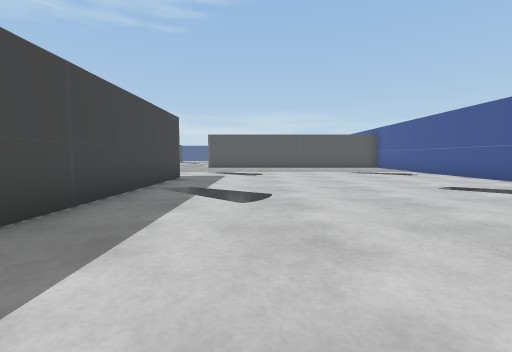
View 1 (above)

24 first-person views from a walk through a 3-D level made in the Unity game engine. The camera is 0.64 m above the floor, tilts 4° down and sees 85° across. The floor is counted in squares, 1 m on a side. Each view is taken from the middle of a square. On the plan, view 1 faces up. The plan holds only what a view shows up to about 9 squares ahead; the rest is blank. The place goes on beyond the plan. The player is left out. Some surface patterns are stand-ins.

View 2
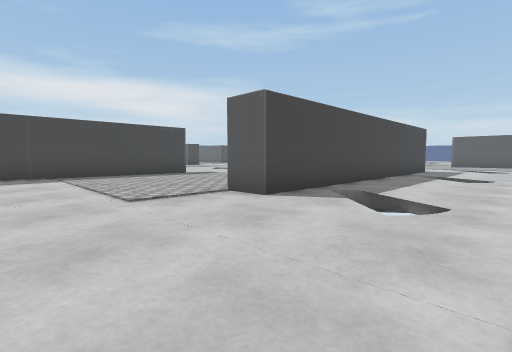

View 3
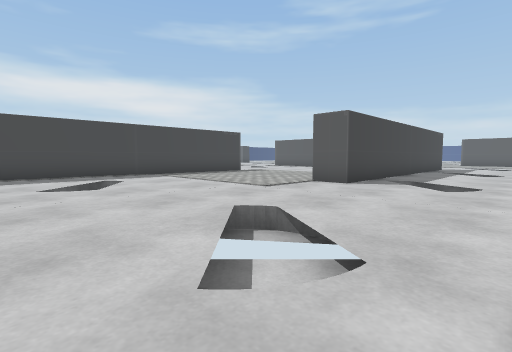

View 4
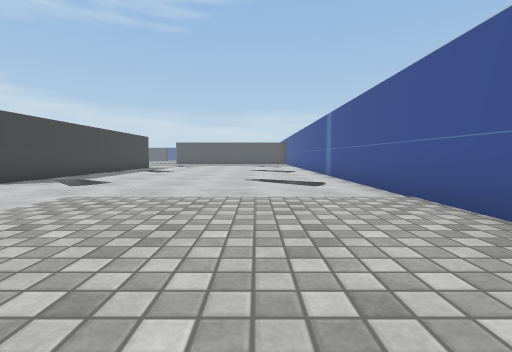

View 5
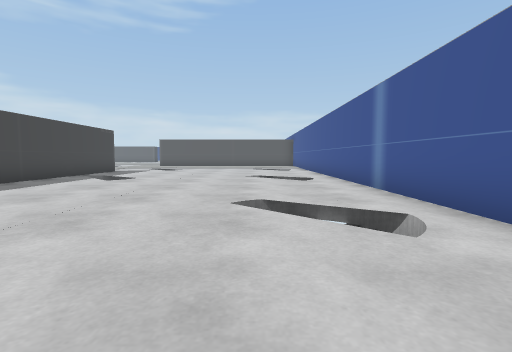

View 6
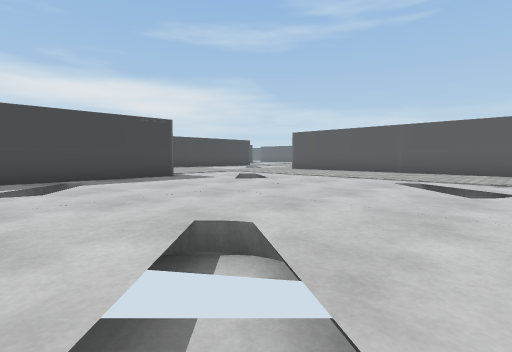

View 7
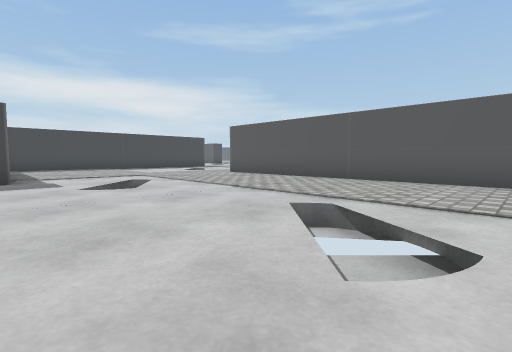

View 8
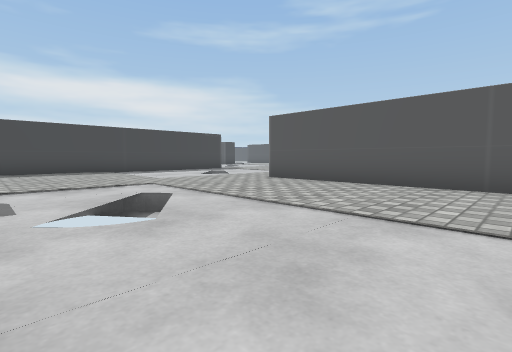

View 9
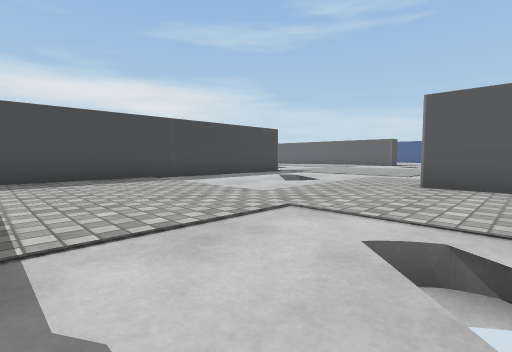

View 10
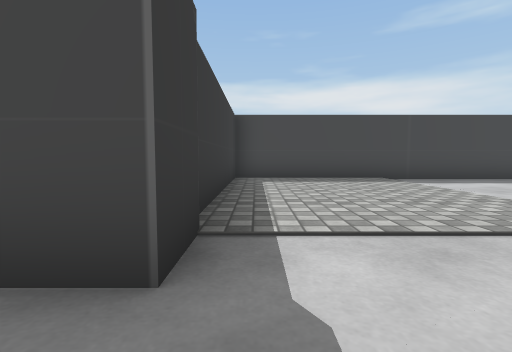

View 11
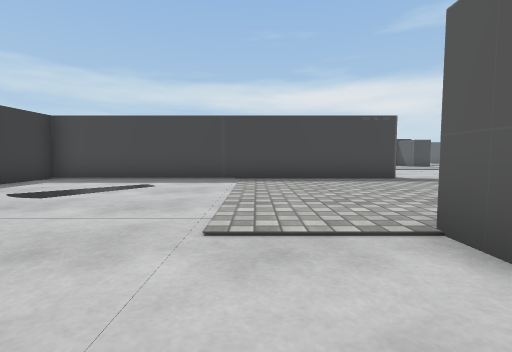

View 12
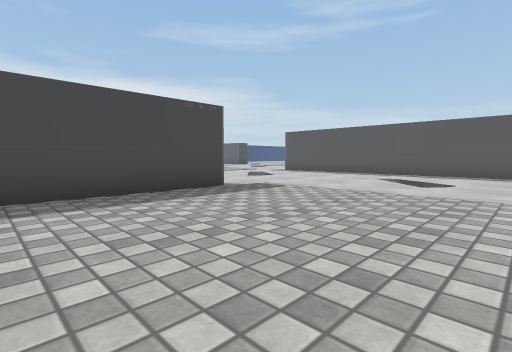

View 13
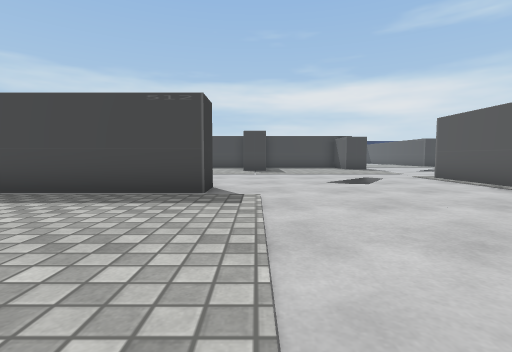

View 14
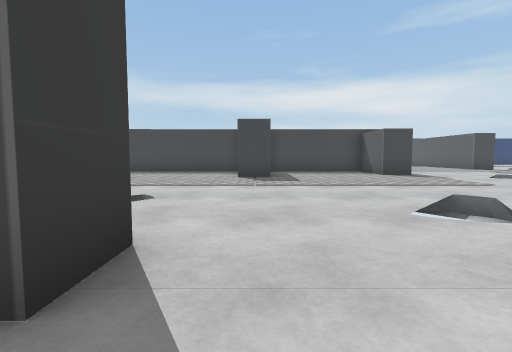

View 15
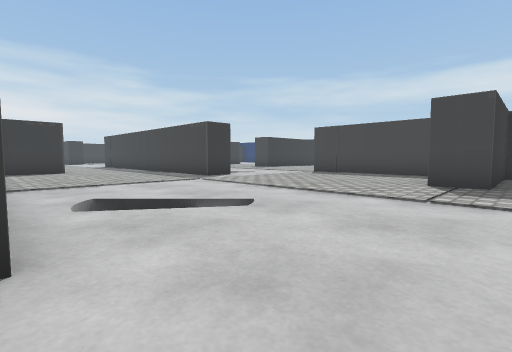

View 16
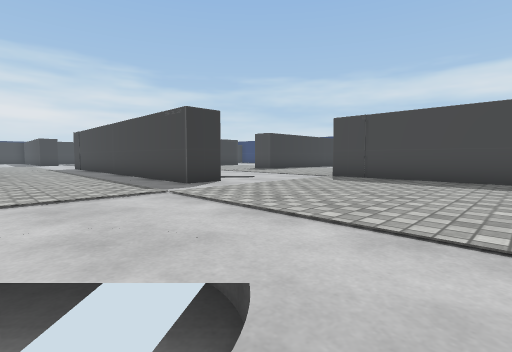

View 17
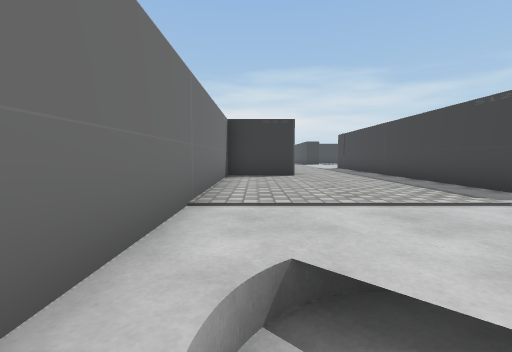

View 18
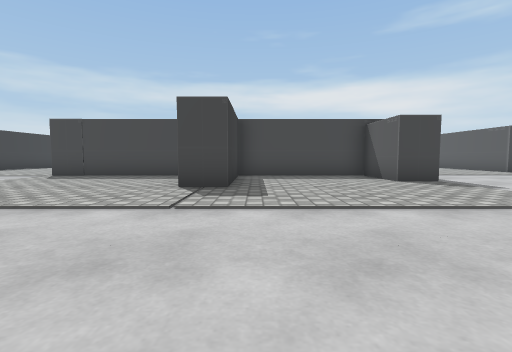

View 19
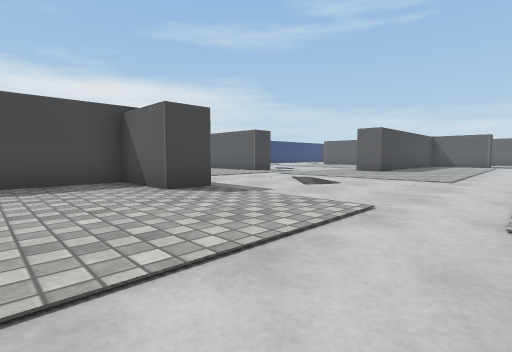

View 20
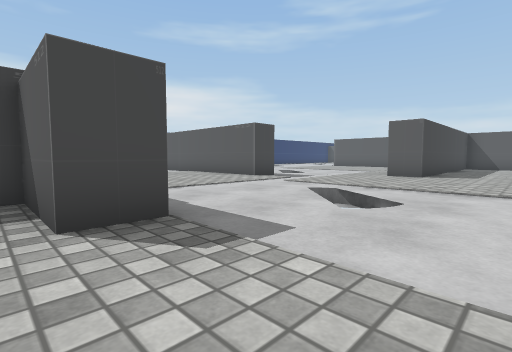

View 21
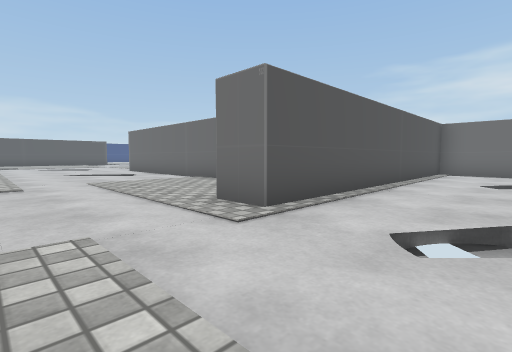

View 22
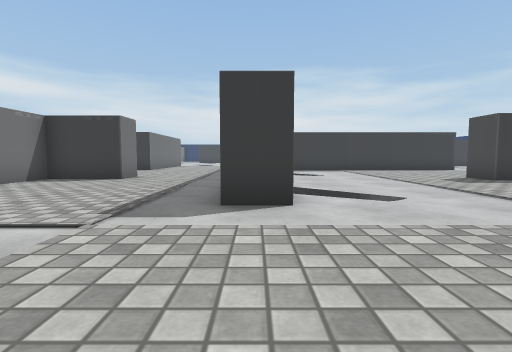

View 23
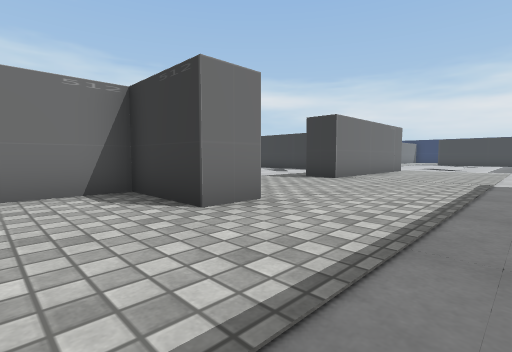

View 24
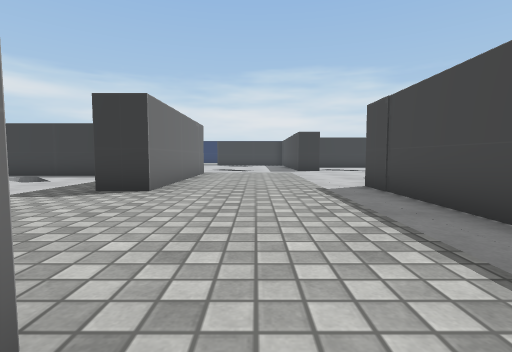

### Floor plan
Key: @ floor where view 1 was taken; # wall or solid block; . main floor; : floor 0.05 m higher than the main floor; = window, fence, low wall or low ledge; v drop or lower ground.
Columns run from 23 left of view 1 to 7 right of it. Each row starts with its distance up from view 1.
 15      ::::..   #..v.::#########
 14     :::::...  #....:::::::::::
 13    .:::::....##....:::::::::::
 12   :.:::::.:::##:::::::::::::::
 11  ::..v....::: #:::::..v....v..
 10  ::...v...::: #:::::...v....v.
  9   :.......::  #:::::..........#
  8     ......:##########.........#
  7    ###:::...........#.........#
  6    #:::::.=.....v...#......v..#
  5    #:::::..v.....v..#.vv....v.#
  4    #:::::...v....v..#..v....v.#
  3    #:::::...........#.........#
  2    ####::......:::::#.........#
  1    #:::::....##:::::#.........#
  0    #:::::.= .##:::::#.v@...v..#
 -1    #:::::..vv##:::::#..v....v.#
 -2    #:::::....##:::::..........#
 -3    #:::::....##:::::..........#
 -4    :.....::::##.........::::::#
 -5    :...#.::::##.........::::::#
 -6   ::. v#.::::##. v....v.::::::
 -7  :::..v#.::::##..v.....v: :::
 -8  :::...#.::::##.........:  :
 -9 #:::...#.::######
-10  :::..  .::#
-11         .::::
-12        #.:::::
-13        #.::::::
-14        #.::::::.
-15        #.:::##:..
-16        ..:::# :..
-17        ..:::#
-18        ..:::#

Positions as (right, up) in squares from view 1, and headings:
1: (0, 0), facing up
2: (1, -5), facing up-left
3: (1, -8), facing up-left
4: (4, -8), facing up
5: (4, -4), facing up
6: (6, 4), facing up-left
7: (6, 8), facing up-left
8: (3, 9), facing up-left
9: (-1, 9), facing up-left
10: (-1, 9), facing left
11: (-1, -3), facing left
12: (-4, -3), facing up-left
13: (-4, 2), facing left
14: (-8, 2), facing left
15: (-10, 3), facing down-left
16: (-12, 1), facing down-left
17: (-11, 0), facing down
18: (-11, 3), facing left
19: (-13, 4), facing up-left
20: (-15, 6), facing up-left
21: (-15, 5), facing up-right
22: (-16, -1), facing down
23: (-15, -7), facing down-right
24: (-13, -9), facing down
